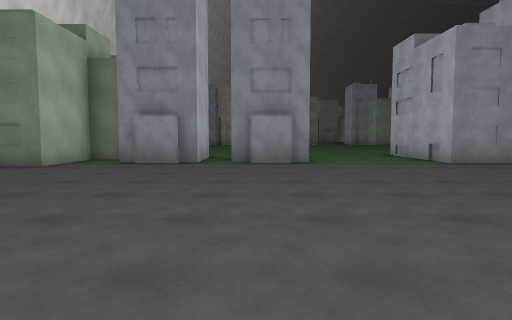
view 1 (above)

21 first-person views from a walk through a scene from a Unity 3-D project. The camera is 1.2 m above the floor, tilts 4° down and sees 75° across. The floor is counted in squares, 2 m on a side. Each view is taken from the middle of a square. On the plan, view 1 faces up. The plan holds only what a view shows up to about 10 squares ahead; the rest is blank. The place goes on beyond the plan. The player is left out. Surface patterns are stand-ins for the level's own textures.

view 2
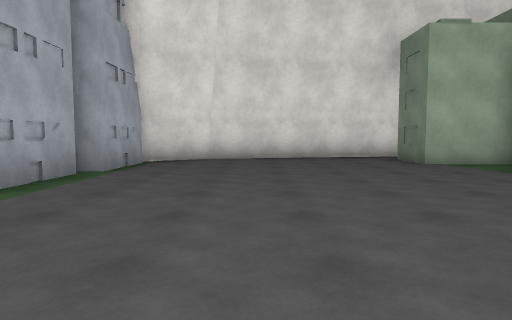

view 3
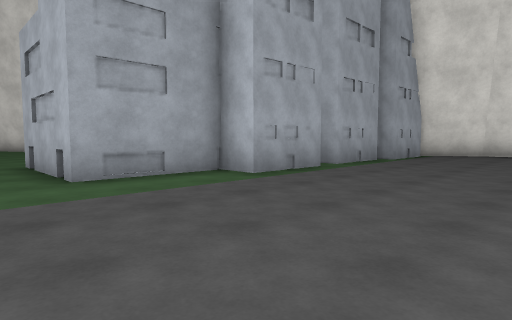

view 4
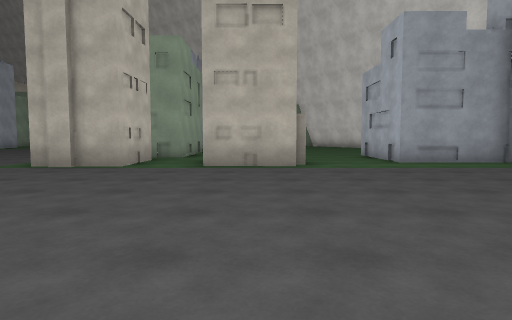

view 5
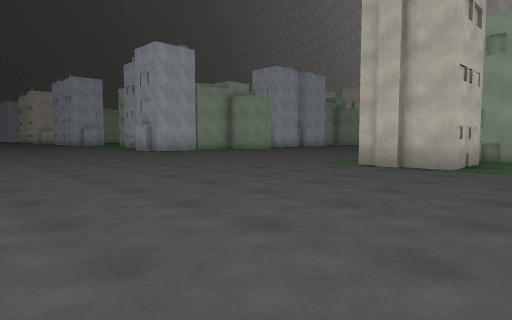

view 6
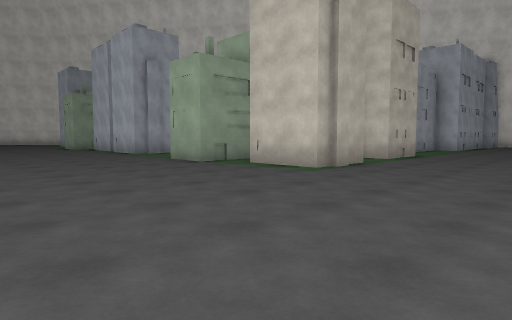

view 7
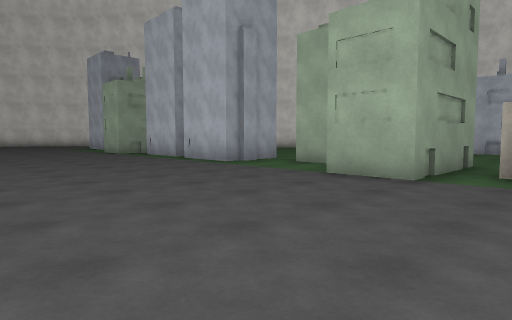

view 8
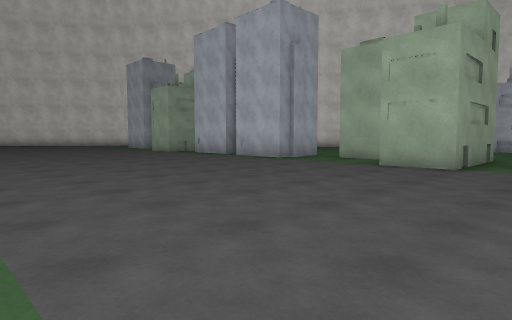

view 9
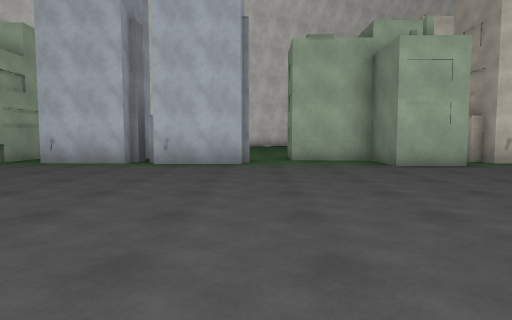

view 10
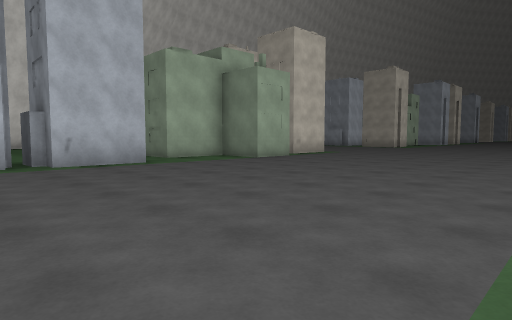

view 11
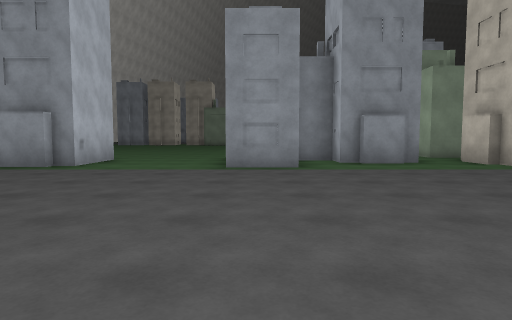

view 12
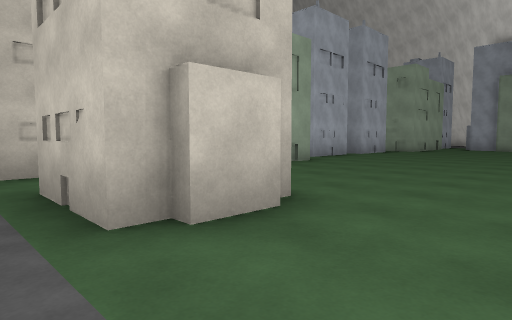

view 13
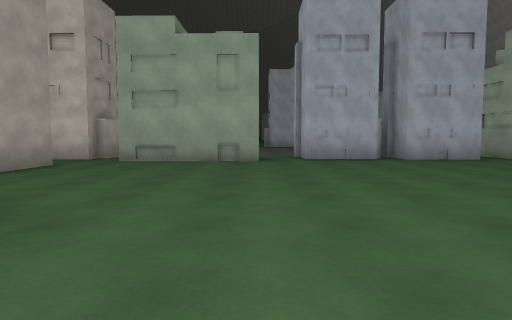

view 14
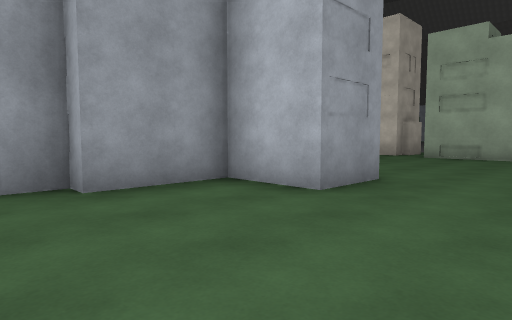

view 15
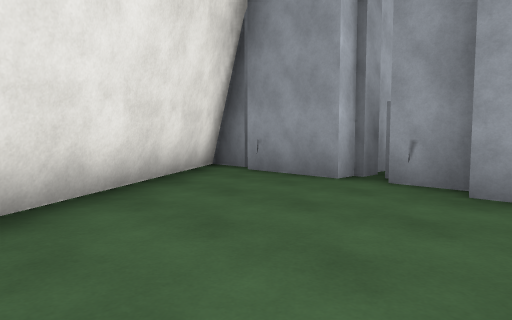

view 16
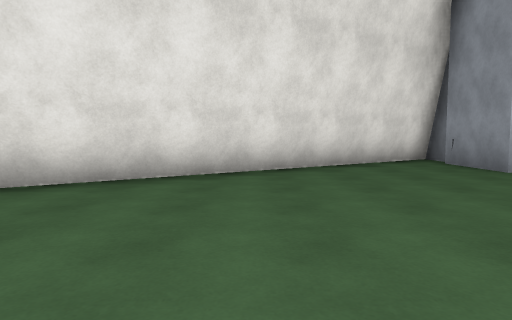

view 17
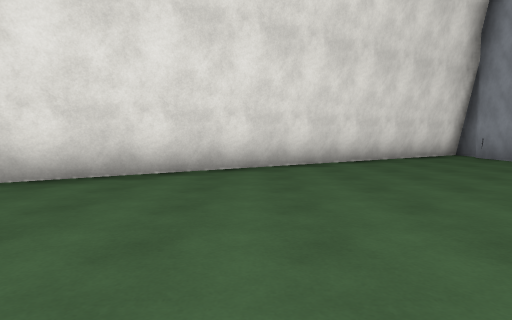

view 18
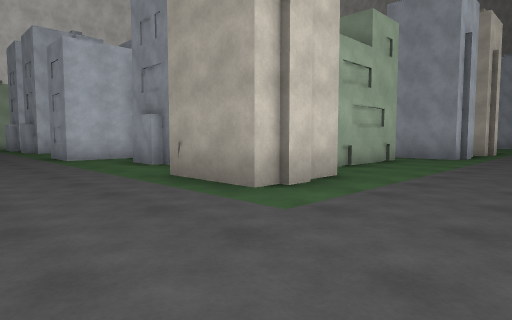

view 19
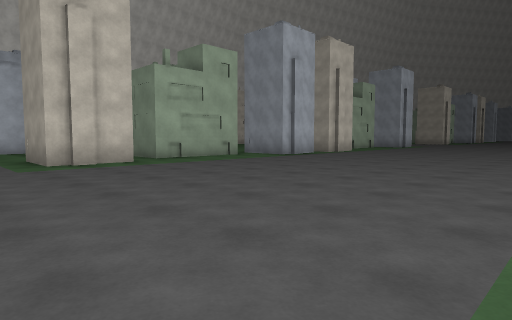

view 20
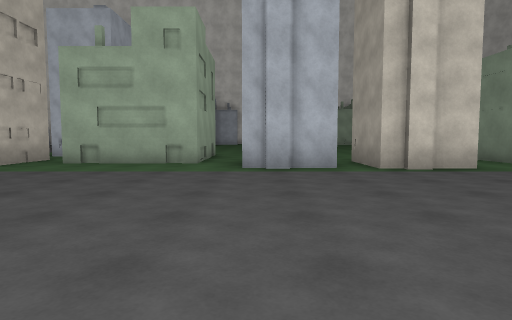

view 21
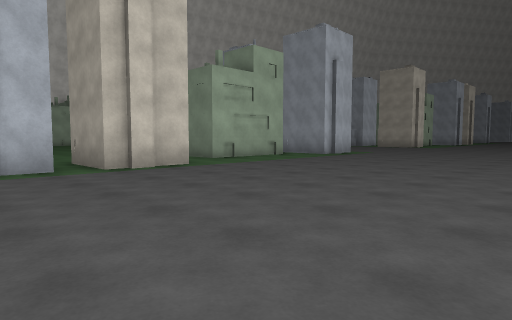

### Floor plan
Key: @ floor where view 1 was taken; # wall or solid block; . floor; B building.
Columns run from 7 left of view 1 to 20 right of it. Each row starts with its distance up from view 1.
 25                       ....
 24                      .....
 23                     ......
 22                   #.......
 21                  ##.......
 20                   ........
 19                     .......
 18                  .B .......
 17                  ..........
 16                    #.......
 15                  .B#.......
 14                  ..........
 13                   #........
 12                  ##........
 11         ....     #B........
 10         ...B### ............
  9    ##   #...###B.B #........
  8    .#B.B#...##....##........
  7 #.#.........................
  6 #...........................
  5 #...........................
  4 #...........................
  3 ##.........................
  2  #........................
  1  #........................
  0  ##B###@##....###.##......
 -1   ##B #B###B..B #.##........
 -2    #....####.......B........
 -3    ##.....# .....#B##.......
 -4     ##...........####.......
 -5      ##..........##.........
 -6       #..........##........
 -7       ##....................
 -8        ##.........# ........
 -9         #.........#B........
-10         ##... ....#B........
-11          ##.  ....##........

Where each view was taken, in squares from view 1:
view 1: 0 up, 0 right, facing up
view 2: 3 up, 3 right, facing left
view 3: 4 up, 6 right, facing down-left
view 4: 7 up, 8 right, facing down
view 5: 7 up, 9 right, facing down-right
view 6: 4 up, 18 right, facing down-left
view 7: 1 down, 18 right, facing down-left
view 8: 1 down, 20 right, facing down-left
view 9: 7 down, 20 right, facing left
view 10: 11 down, 20 right, facing up-left
view 11: 1 up, 5 right, facing up
view 12: 1 up, 5 right, facing down-right
view 13: 6 down, 2 right, facing right
view 14: 6 down, 0 right, facing up-right
view 15: 6 down, 2 right, facing up-left
view 16: 6 down, 5 right, facing left
view 17: 8 down, 7 right, facing left
view 18: 5 up, 15 right, facing up-left
view 19: 6 up, 20 right, facing up-left
view 20: 15 up, 19 right, facing left
view 21: 15 up, 19 right, facing up-left
